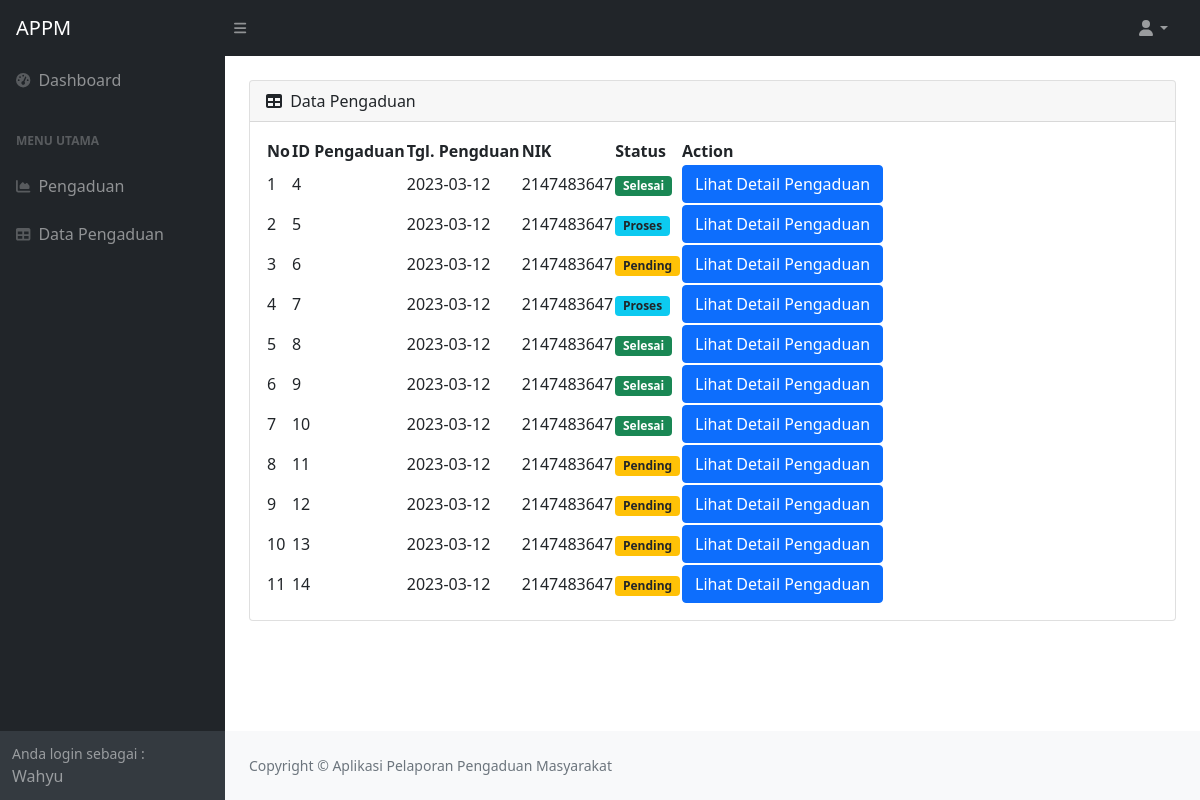
Page /masyarakat/index.php?pg=tanggapan (signed in) on the committed database.
### tables this page shows
CREATE TABLE `masyarakat` (
  `id_masyarakat` int(11) NOT NULL,
  `nik` varchar(16) NOT NULL,
  `nama` varchar(200) NOT NULL,
  `username` varchar(100) NOT NULL,
  `password` varchar(255) NOT NULL,
  `telp` varchar(13) NOT NULL
);

CREATE TABLE `pengaduan` (
  `id_pengaduan` int(11) NOT NULL,
  `tgl_pengaduan` date NOT NULL,
  `nik` varchar(16) NOT NULL,
  `isi_laporan` text NOT NULL,
  `foto` varchar(255) NOT NULL,
  `status` enum('0','1','2') NOT NULL
);

### masyarakat/modul/mod_tanggapan/tanggapan.php (the view, shortened to what this page needs)
<div class="card mb-4">
    <div class="card-header">
        <i class="fas fa-table me-1"></i>
        Data Pengaduan
    </div>
    <div class="card-body">
        <table id="datatablesSimple">
            <thead>
                <tr>
                    <th>No</th>
                    <th>ID Pengaduan</th>
                    <th>Tgl. Pengduan</th>
                    <th>NIK</th>
                    <th>Status</th>
                    <th>Action</th>
                </tr>
            </thead>
            <tbody>
                <?php
                    $nik = $masyarakat['nik'];
                    $query = mysqli_query($koneksi, "SELECT * From pengaduan WHERE nik='$nik' ORDER BY tgl_pengaduan DESC");
                    $no = 1;
                    while ($pengaduan = mysqli_fetch_array($query)) {
                ?>
                <tr>
                    <td><?= $no++; ?></td>
                    <td><?= $pengaduan['id_pengaduan'] ?></td>
                    <td><?= $pengaduan['tgl_pengaduan'] ?></td>
                    <td><?= $pengaduan['nik'] ?></td>
                    <td>
                        <?php
                            $status = $pengaduan['status'];
                            if ($status == 0) {
                                $keterangan = '<span class="badge bg-warning text-dark">Pending</span>';
                            } elseif ($status == 1) {
                                $keterangan = '<span class="badge bg-info text-dark">Proses</span>';
                            } elseif ($status == 2) {
                                $keterangan = '<span class="badge bg-success">Selesai</span>';
                            } else {
                                $keterangan = 'Status tidak valid';
                            }
                            echo $keterangan;
                        ?>
                    </td>
                    <td>
                        <button type="button" class="btn btn-primary" data-bs-toggle="modal" data-bs-target="#modalDetail<?= $pengaduan['id_pengaduan'] ?>">
                          Lihat Detail Pengaduan
                        </button>
                                <?php
                                  $id_pengaduan = $pengaduan['id_pengaduan'];
                                  $query2 = "SELECT * FROM pengaduan LEFT JOIN tanggapan ON pengaduan.id_pengaduan = tanggapan.id_pengaduan WHERE pengaduan.id_pengaduan = '$id_pengaduan'";
                                  $detail = mysqli_query($koneksi, $query2);
                                  $row = mysqli_fetch_assoc($detail);
                                ?>
                                      <?php
                                        if ($row['status'] == 0) {
                                          $keterangan = '<span class="badge bg-warning text-dark">Pending</span>';
                                        } elseif ($row['status'] == 1) {
                                          $keterangan = '<span class="badge bg-info text-dark">Proses</span>';
                                        } elseif ($row['status'] == 2) {
                                          $keterangan = '<span class="badge bg-success">Selesai</span>';
                                        } else {
                                          $keterangan = 'Status tidak valid';
                                        }
                                      ?>
                    </td>
                </tr>
                <?php } ?>
            </tbody>
        </table>
    </div>
</div>

### masyarakat/index.php (shortened to what this page needs)
<?php
if(!isset($_SESSION['id_masyarakat'])){
  header("location: login.php?pesan=login");
  exit();
}else{
    include '../config/koneksi.php';
    $id = $_SESSION['id_masyarakat'];
    $query = mysqli_query($koneksi, "SELECT * From masyarakat WHERE id_masyarakat='$id'");
    $masyarakat = mysqli_fetch_array($query);
}
?>
<!DOCTYPE html>
<html lang="en">
    <head>
        <link rel="stylesheet" type="text/css" href="../assets/css/bootstrap.min.css">
        <link href="https://cdn.jsdelivr.net/npm/simple-datatables@latest/dist/style.css" rel="stylesheet" />
        <link href="../css/styles.css" rel="stylesheet" />
    </head>
    <body class="sb-nav-fixed">
        <?php include 'partials/navbar.php' ?>
        <div id="layoutSidenav">
            <div id="layoutSidenav_nav">
            <?php include 'partials/sidebar.php' ?>
            </div>
            <div id="layoutSidenav_content">
                <main>
                    <div class="container-fluid px-4 mt-4">
                    <?php include 'content.php' ?>
                    </div>
                </main>
                <footer class="py-4 bg-light mt-auto">
                    <?php include 'partials/footer.php' ?>
                </footer>
            </div>
        </div>
    </body>
</html>

### masyarakat/partials/navbar.php (shortened to what this page needs)
<nav class="sb-topnav navbar navbar-expand navbar-dark bg-dark">
    <a class="navbar-brand ps-3" href=".">APPM</a>
    <button class="btn btn-link btn-sm order-1 order-lg-0 me-4 me-lg-0 d-none d-md-inline-block" id="sidebarToggle" href="#!"><i class="fas fa-bars"></i></button>
    <ul class="navbar-nav ms-auto ms-md-0 me-3 me-lg-4">
        <li class="nav-item dropdown">
            <a class="nav-link dropdown-toggle" id="navbarDropdown" href="#" role="button" data-bs-toggle="dropdown" aria-expanded="false"><i class="fas fa-user fa-fw"></i></a>
        </li>
    </ul>
</nav>

### masyarakat/partials/sidebar.php
<nav class="sb-sidenav accordion sb-sidenav-dark" id="sidenavAccordion">
    <div class="sb-sidenav-menu">
        <div class="nav">
            <a class="nav-link" href=".">
                <div class="sb-nav-link-icon"><i class="fas fa-tachometer-alt"></i></div>
                Dashboard
            </a>
            <div class="sb-sidenav-menu-heading">Menu Utama</div>
            <a class="nav-link" href="?pg=pengaduan">
                <div class="sb-nav-link-icon"><i class="fas fa-chart-area"></i></div>
                Pengaduan
            </a>
            <a class="nav-link" href="?pg=tanggapan">
                <div class="sb-nav-link-icon"><i class="fas fa-table"></i></div>
                Data Pengaduan
            </a>
        </div>
    </div>
    <div class="sb-sidenav-footer">
        <div class="small">Anda login sebagai :</div>
        <?= $masyarakat['nama']; ?>
    </div>
</nav>

### masyarakat/content.php
<?php
if (isset($_GET['pg'])) {
    $pg = $_GET['pg'];
    if ($pg == 'pengaduan') {
        include "modul/mod_pengaduan/pengaduan.php";
    } elseif ($pg == 'tanggapan') {
        include "modul/mod_tanggapan/tanggapan.php";
    }
}else{
    include "modul/home.php";
}

### masyarakat/partials/footer.php
<div class="container-fluid px-4">
    <div class="d-flex align-items-center justify-content-between small">
        <div class="text-muted">Copyright &copy; Aplikasi Pelaporan Pengaduan Masyarakat</div>
    </div>
</div>

### rows in the picture
masyarakat: nama "Wahyu"
pengaduan: id_pengaduan "4", tgl_pengaduan "2023-03-12", nik "2147483647", status "Selesai"
pengaduan: id_pengaduan "5", tgl_pengaduan "2023-03-12", nik "2147483647", status "Proses"
pengaduan: id_pengaduan "6", tgl_pengaduan "2023-03-12", nik "2147483647", status "Pending"
pengaduan: id_pengaduan "7", tgl_pengaduan "2023-03-12", nik "2147483647", status "Proses"
pengaduan: id_pengaduan "8", tgl_pengaduan "2023-03-12", nik "2147483647", status "Selesai"
pengaduan: id_pengaduan "9", tgl_pengaduan "2023-03-12", nik "2147483647", status "Selesai"
pengaduan: id_pengaduan "10", tgl_pengaduan "2023-03-12", nik "2147483647", status "Selesai"
pengaduan: id_pengaduan "11", tgl_pengaduan "2023-03-12", nik "2147483647", status "Pending"
pengaduan: id_pengaduan "12", tgl_pengaduan "2023-03-12", nik "2147483647", status "Pending"
pengaduan: id_pengaduan "13", tgl_pengaduan "2023-03-12", nik "2147483647", status "Pending"
pengaduan: id_pengaduan "14", tgl_pengaduan "2023-03-12", nik "2147483647", status "Pending"
